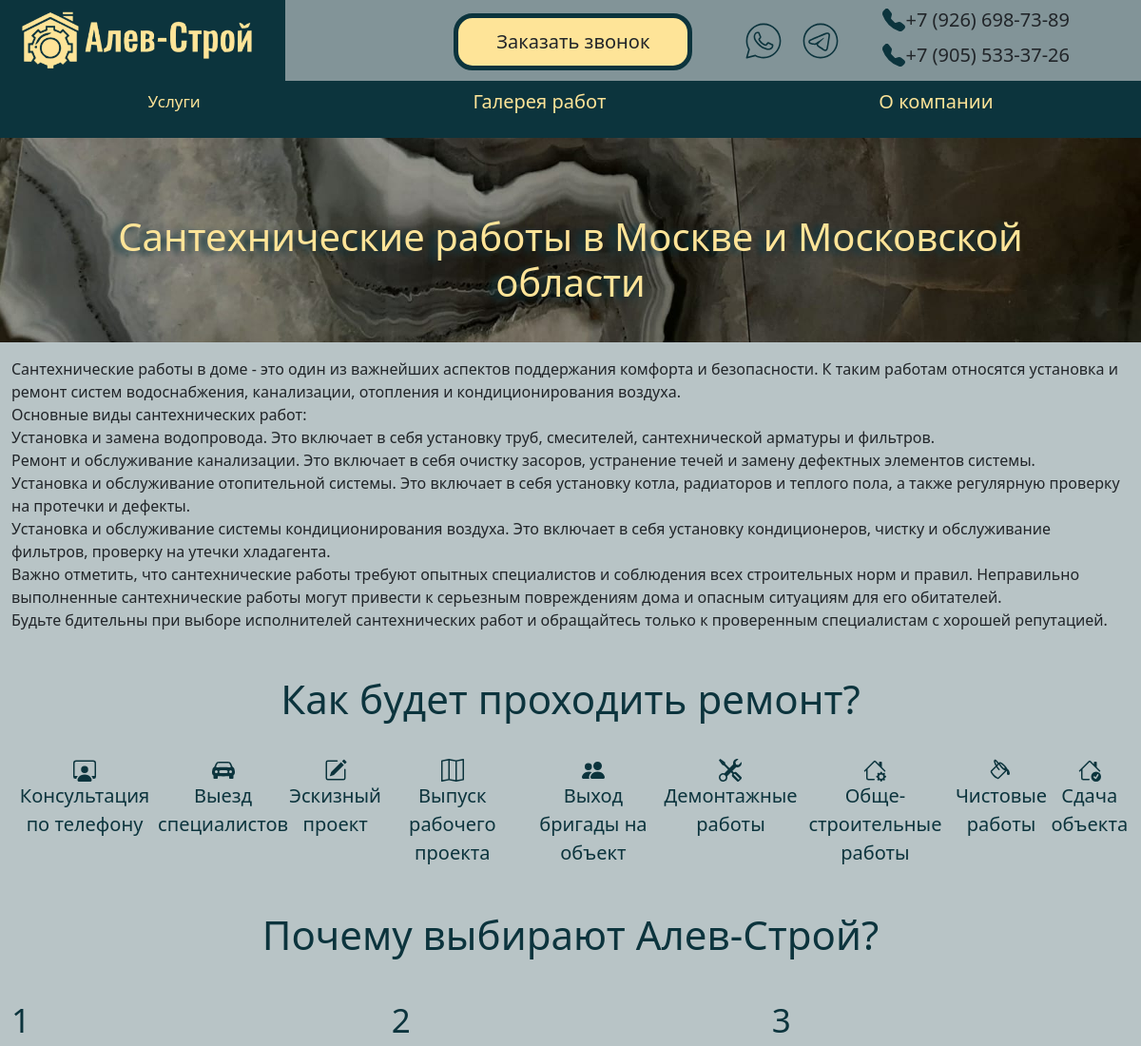
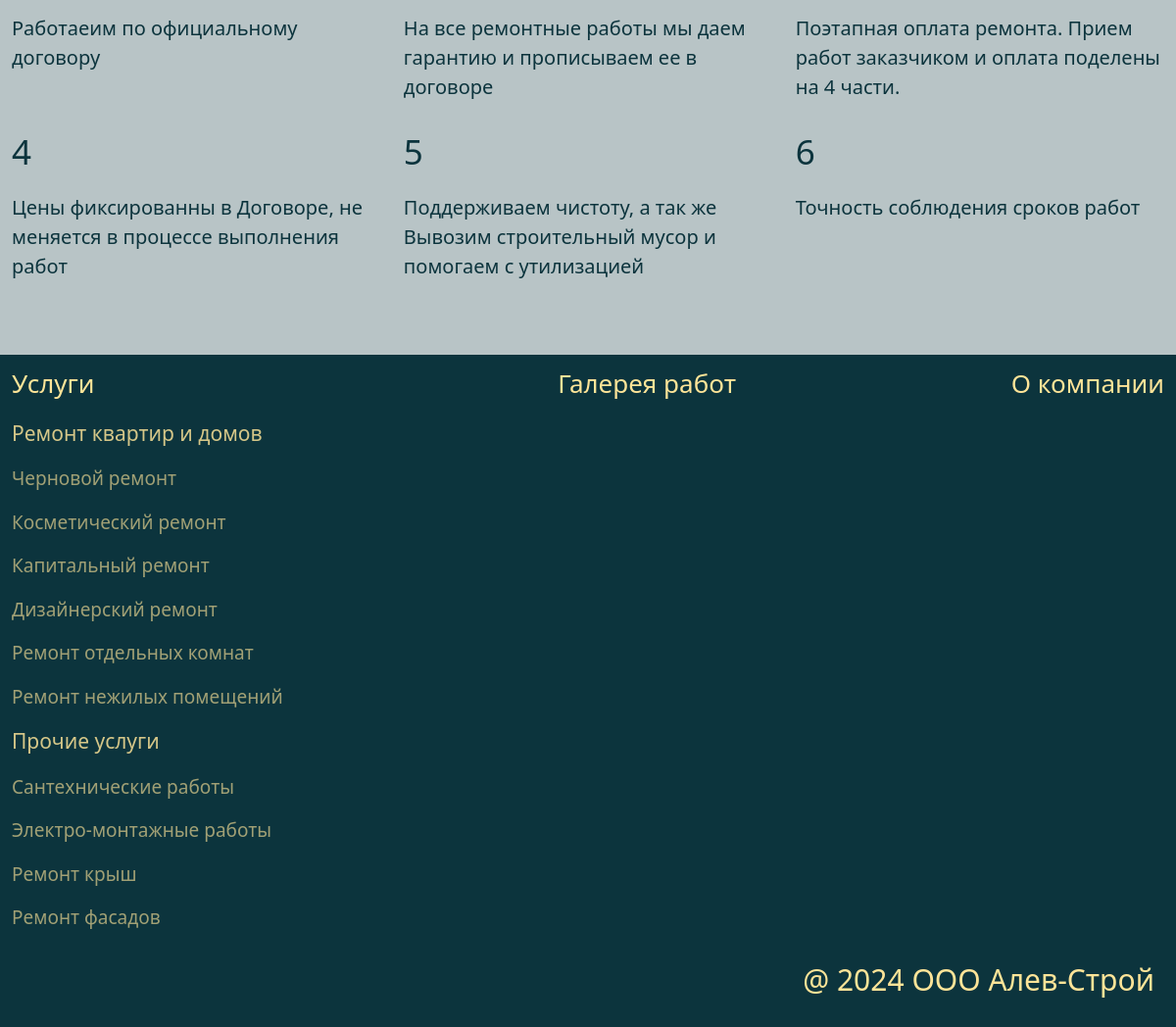
Screenshot of /other/santeh with the database file from the repository (2 pictures, top to bottom).
### alev/models.py (models this page shows, shortened)
class Other(models.Model):
    slug = models.SlugField()
    titel = models.CharField(max_length=120, null=True)
    text = models.TextField(verbose_name='Текст', null=True)
    class Meta:
        verbose_name = 'Прочие услуги',
        verbose_name_plural = 'Прочие услуги'

### alev/views.py (the view, shortened to what this page needs)
# urls.py: path('other/<slug>', views.Other.as_view(), name='other'),
class Other(FormMixin, DetailView):
    model = Other
    template_name = 'alev/other.html'
    form_class = CallForm
    context_object_name = 'other'
    def get_context_data(self, *, object_list=None, **kwargs):
        queryset = kwargs.pop('object_list', None)
        if queryset is None:
            self.object_list = self.model.objects.all()
        context = super(Other, self).get_context_data(**kwargs)
        context['title'] = 'Алев-Строй'
        return context

### alev/templates/alev/other.html (shortened to what this page needs)
{% extends 'alev/baze.html' %}
{% block content %}
<div class="page_h1">
<h1 class="page_rem">{{ other.titel }} в Москве и Московской области</h1>
</div>
<div class="container-xxl">
    <p>{{ other.text|linebreaks }}</p>
</div>
{% endblock %}

### alev/static/alev/main.css (style rules this page uses)
body { background-color: rgba(12, 52, 61, 0.29); }
.page_h1 { background-image: url("/static/alev/index.jpeg"); background-repeat: no-repeat; background-size: 100%; background-position: bottom; height: 215px; }
.page_rem { text-align: center; padding: 80px; color: #fee498; text-shadow: -7px 2px 7px #0c343d; }

### rows the page displays
Other: titel "Сантехнические работы", text "Сантехнические работы в доме - это один из важнейших аспектов поддержания комфорта и безопасности. К таким работам относятся установка и ремонт систем водоснабжения, канализации, отопления и кондиционирования воздуха. Основные виды сантехнических работ: Установка и замена водопровода. Это включает в себя установку труб, смесителей, сантехнической арматуры и фильтров. Ремонт и обслуживание канализации. Это включает в себя очистку засоров, устранение течей и замену дефектных элементов системы. Установка и обслуживание отопительной системы. Это включает в себя установку котла, радиаторов и теплого пола, а также регулярную проверку на протечки и дефекты. Установка и обслуживание системы…"
